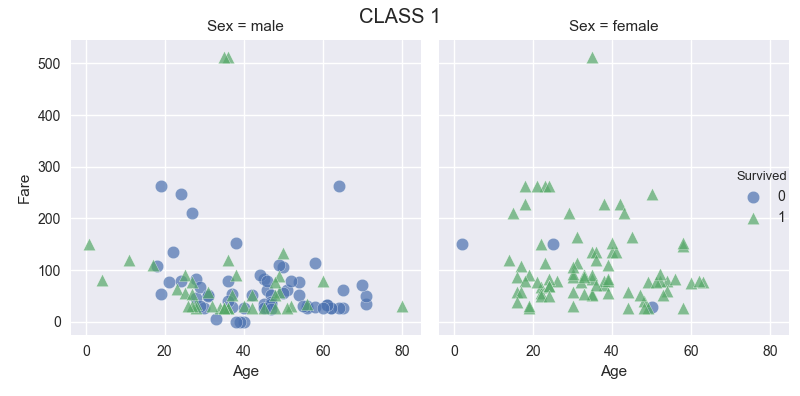

The script that drew this image:
import pandas as pd
import seaborn as sns
import matplotlib.pyplot as plt

# Read data to Dataframe (891 rows)
df = pd.read_csv('../data/titanic/titanic_data.csv')

# See column names
print(df.columns.values)

# Create a Data frame with only the rows which has a value for 'Age' column (714 rows)
df_age = df.dropna(subset=['Age'])


def draw_scatter_plot(passenger_class):
    g = sns.FacetGrid(df_age[df_age['Pclass'] == passenger_class],
                      col='Sex',
                      col_order=['male', 'female'],
                      hue='Survived',
                      hue_kws=dict(marker=['o', '^']),
                      size=4)
    g = (g.map(plt.scatter, 'Age', 'Fare', edgecolor='w', alpha=0.7, s=80).add_legend())
    plt.subplots_adjust(top=0.9)
    g.fig.suptitle('CLASS {}'.format(passenger_class))
    plt.show()

# Visualize the Survival and Non-survival of the first class passengers
draw_scatter_plot(1)
